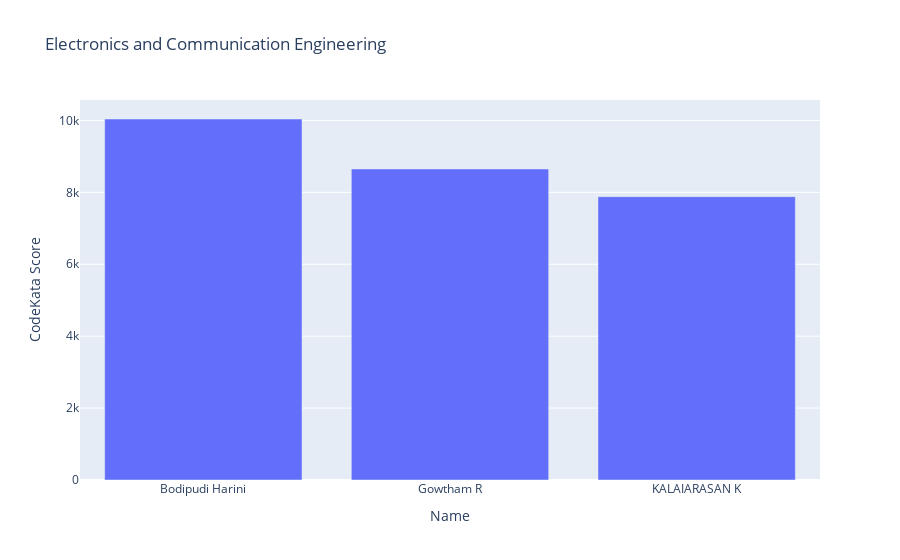

The notebook cell saved with this chart:
### Code cell
ecetop=ECE.nlargest(3,columns=["CodeKata Score"])
fig = px.bar(ecetop, x='Name', y='CodeKata Score',title='Electronics and Communication Engineering')
fig.show()

### Figure 1 — Plotly figure (JSON) as saved in the notebook; plotly's stock layout.template omitted (floating-point values rounded to 4 significant figures)
{"data": [{"alignmentgroup": "True", "hovertemplate": "Name=%{x}<br>CodeKata Score=%{y}<extra></extra>", "legendgroup": "", "marker": {"color": "#636efa", "pattern": {"shape": ""}}, "name": "", "offsetgroup": "", "orientation": "v", "showlegend": false, "textposition": "auto", "type": "bar", "x": ["Bodipudi Harini", "Gowtham R", "KALAIARASAN K"], "xaxis": "x", "y": [10040, 8650, 7880], "yaxis": "y"}], "layout": {"barmode": "relative", "legend": {"tracegroupgap": 0}, "title": {"text": "Electronics and Communication Engineering"}, "xaxis": {"anchor": "y", "domain": [0, 1], "title": {"text": "Name"}}, "yaxis": {"anchor": "x", "domain": [0, 1], "title": {"text": "CodeKata Score"}}}}
